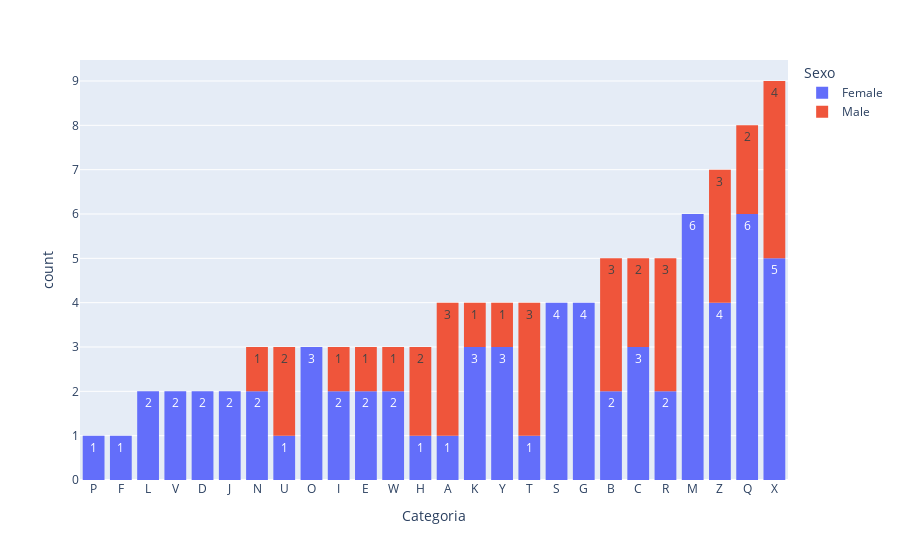

The cell this chart's notebook holds for it:
### Markdown cell above
## Histograma

### Code cell
# Direto do Pandas
df.plot(kind='hist', x='Categoria', color='Sexo', text_auto=True).update_xaxes(categoryorder='total ascending')

### Figure 1 — Plotly figure (JSON) as saved in the notebook; plotly's stock layout.template omitted (floating-point values rounded to 4 significant figures)
{"data": [{"alignmentgroup": "True", "bingroup": "x", "hovertemplate": "Sexo=Female<br>Categoria=%{x}<br>count=%{y}<extra></extra>", "legendgroup": "Female", "marker": {"color": "#636efa", "pattern": {"shape": ""}}, "name": "Female", "offsetgroup": "Female", "orientation": "v", "showlegend": true, "texttemplate": "%{value}", "type": "histogram", "x": ["L", "A", "N", "P", "U", "V", "F", "O", "D", "V", "K", "Q", "Q", "J", "Y", "B", "D", "Z", "X", "Q", "T", "Y", "I", "Q", "Z", "M", "S", "G", "S", "M", "X", "Z", "X", "X", "M", "X", "K", "Q", "M", "L", "S", "S", "O", "C", "G", "G", "R", "C", "K", "B", "N", "J", "M", "O", "E", "M", "Z", "R", "Y", "E", "W", "Q", "C", "I", "G", "W", "H"], "xaxis": "x", "yaxis": "y"}, {"alignmentgroup": "True", "bingroup": "x", "hovertemplate": "Sexo=Male<br>Categoria=%{x}<br>count=%{y}<extra></extra>", "legendgroup": "Male", "marker": {"color": "#EF553B", "pattern": {"shape": ""}}, "name": "Male", "offsetgroup": "Male", "orientation": "v", "showlegend": true, "texttemplate": "%{value}", "type": "histogram", "x": ["A", "X", "E", "R", "C", "U", "I", "Z", "N", "H", "Q", "R", "X", "W", "X", "Z", "U", "T", "B", "T", "A", "R", "T", "X", "Q", "B", "A", "C", "H", "Y", "Z", "K", "B"], "xaxis": "x", "yaxis": "y"}], "layout": {"barmode": "relative", "legend": {"title": {"text": "Sexo"}, "tracegroupgap": 0}, "margin": {"t": 60}, "xaxis": {"anchor": "y", "categoryorder": "total ascending", "domain": [0, 1], "title": {"text": "Categoria"}}, "yaxis": {"anchor": "x", "domain": [0, 1], "title": {"text": "count"}}}}
